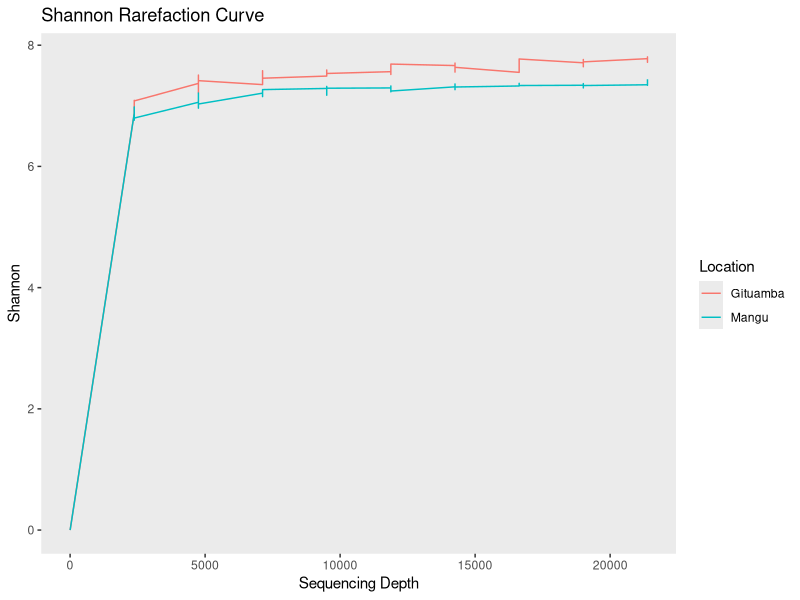
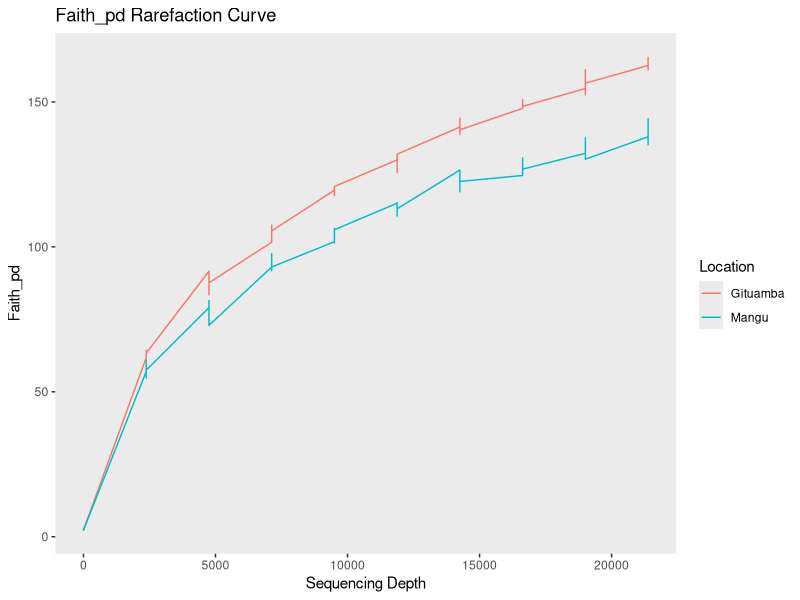
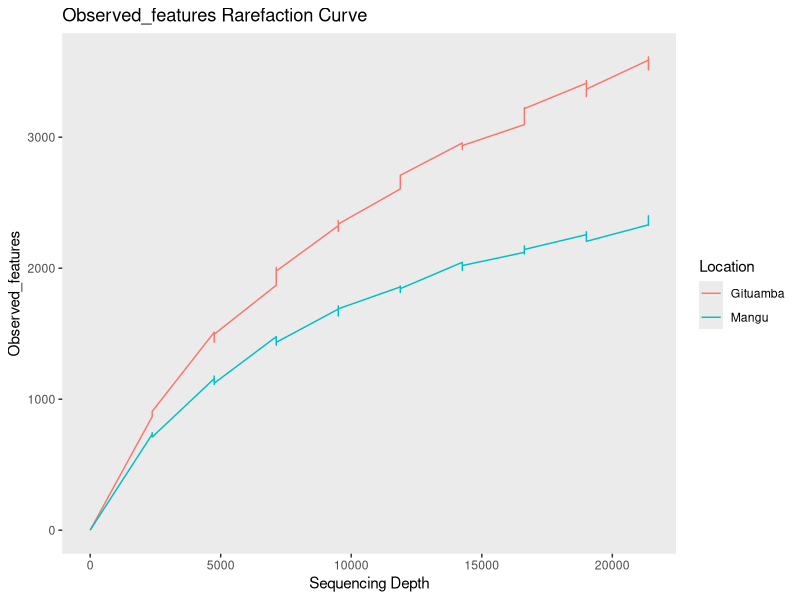
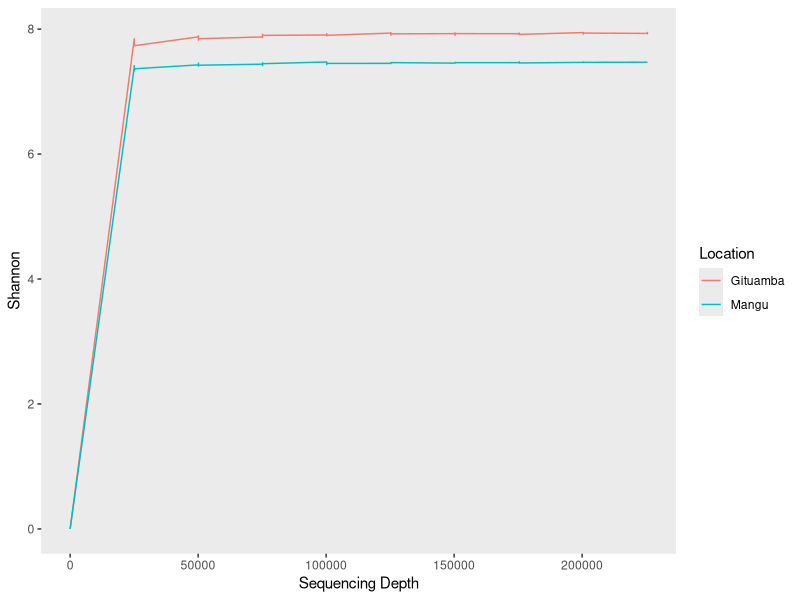
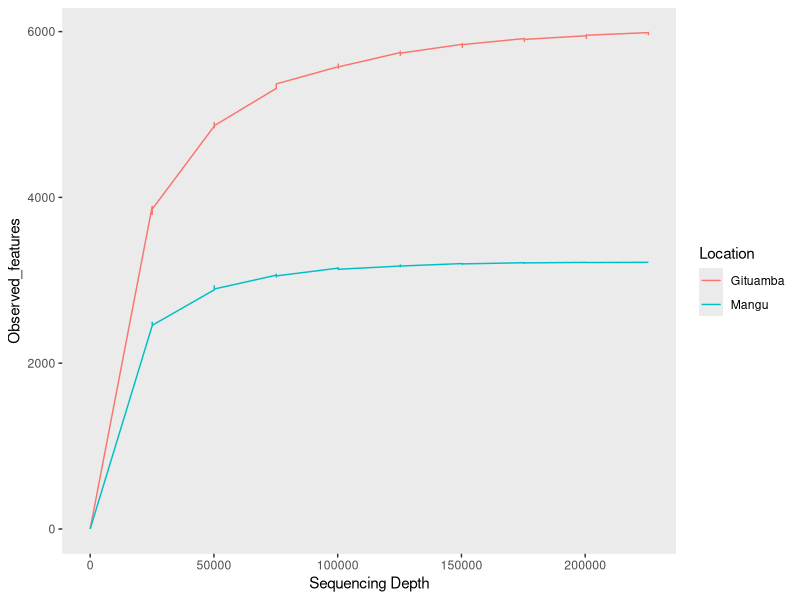
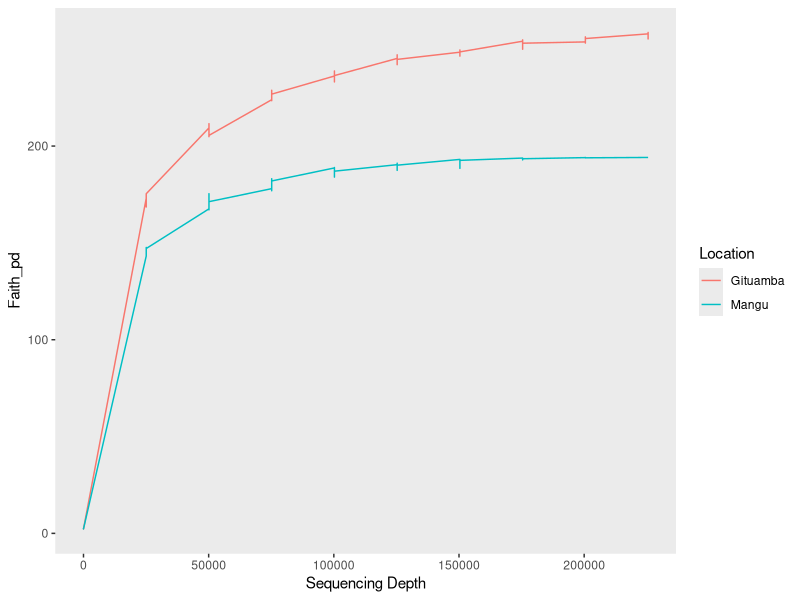

Source code (R) for these figures, in order: (Note: this script raises an error after producing the figures.)
#Plotting rarefaction curves from QIIME ouput for 16S rRNA data
install.packages("tidyverse")
install.packages("vegan")
install.packages("ggplot2")
install.packages("dplyr")
install.packages("tibble")
install.packages("writexl")
install.packages("ggsci")

library(tidyverse)
library(vegan)
library(ggplot2)
library(tibble)
library(ggsci)
library(writexl)

##Rarefaction depth at 21383
##Rarefaction curve using shannon metric
#Plotting shannon values against the sequencing depth 

#Shannon data
View(shannon)

# Create a data frame for Shannon 1 data
Shannon_data <- data.frame(
  Sequencing_depth = c(1, 1, 1, 1, 1, 1, 1, 1, 1, 1, 2376, 2376, 2376, 2376, 2376, 2376, 2376, 2376, 2376, 2376, 4752, 4752, 4752, 4752, 4752, 4752, 4752, 4752, 4752, 4752, 7128, 7128, 7128, 7128, 7128, 7128, 7128, 7128, 7128, 7128, 9504, 9504, 9504, 9504, 9504, 9504, 9504, 9504, 9504, 9504, 11879, 11879, 11879, 11879, 11879, 11879, 11879, 11879, 11879, 11879, 14255, 14255, 14255, 14255, 14255, 14255, 14255, 14255, 14255, 14255, 16631, 16631, 16631, 16631, 16631, 16631, 16631, 16631, 16631, 16631, 19007, 19007, 19007, 19007, 19007, 19007, 19007, 19007, 19007, 19007, 21383, 21383, 21383, 21383, 21383, 21383, 21383, 21383, 21383, 21383),
  Gituamba = c(0, 0, 0, 0, 0, 0, 0, 0, 0, 0, 6.875497782, 6.967424592, 6.93006093, 6.980978765, 7.090223525, 6.951119135, 7.057682869, 7.028523126, 6.982933625, 7.080759219, 7.36985498, 7.297421986, 7.32941735, 7.320308277, 7.307759505, 7.215548187, 7.397705155, 7.506980994, 7.315425145, 7.415064891, 7.349859662, 7.403094569, 7.433806258, 7.451026251, 7.516755838, 7.470583681, 7.578921407, 7.408404747, 7.476878963, 7.455535953, 7.490547021, 7.576192334, 7.590893122, 7.564623644, 7.565844849, 7.53866945, 7.513879674, 7.560541262, 7.58170968, 7.533636157, 7.563292109, 7.553066056, 7.586373101, 7.622051684, 7.516922215, 7.576446133, 7.636183718, 7.627860333, 7.647124447, 7.68854105, 7.664117076, 7.700794366, 7.556512194, 7.682739476, 7.644452999, 7.705069118, 7.696267756, 7.675907014, 7.690742853, 7.63510587, 7.551814263, 7.773355523, 7.692573798, 7.701301927, 7.685082713, 7.638886789, 7.674785298, 7.697669565, 7.690172762, 7.772454305, 7.709955984, 7.764068001, 7.69537746, 7.713150618, 7.684440916, 7.730380717, 7.741041156, 7.696440284, 7.644202687, 7.725069902, 7.777939595, 7.77966531, 7.792815786, 7.747687992, 7.807315107, 7.755306305, 7.727773936, 7.728328232, 7.717678152, 7.770864841),
  Mangu = c(0, 0, 0, 0, 0, 0, 0, 0, 0, 0, 6.876387686, 6.867735446, 6.91561101, 6.981140281, 6.826034043, 6.914331612, 6.873807795, 6.841520397, 6.762352984, 6.797890026, 7.058451239, 7.028254332, 7.08216259, 7.124346152, 7.08482942, 6.961281508, 7.033840024, 7.210372848, 7.091786749, 7.029629433, 7.209059584, 7.151699386, 7.214039644, 7.18607332, 7.193863041, 7.244197332, 7.158657321, 7.173925161, 7.234190146, 7.267414242, 7.286630697, 7.319886877, 7.307636048, 7.277351807, 7.195111576, 7.174547934, 7.27698551, 7.183193204, 7.243444493, 7.290238595, 7.294960954, 7.316211101, 7.258464364, 7.254612091, 7.284339928, 7.291189193, 7.327400727, 7.230788881, 7.256802904, 7.243727222, 7.313096524, 7.26631355, 7.349612723, 7.335302929, 7.304044189, 7.294507642, 7.272784105, 7.353544667, 7.360507553, 7.310301402, 7.327268936, 7.341493076, 7.337881107, 7.332891819, 7.339608612, 7.36529859, 7.327495931, 7.371208631, 7.352941326, 7.334880099, 7.339052519, 7.303861242, 7.361057403, 7.304397721, 7.366593852, 7.342733256, 7.34429668, 7.314025945, 7.295253921, 7.334621149, 7.347073535, 7.360437746, 7.351792798, 7.408107351, 7.355755324, 7.375867964, 7.33773866, 7.399100528, 7.405285641, 7.437432561)
)

view(Shannon_data)

# Reshape the shannon data using pivot_longer
Shannon_data_long <- pivot_longer(Shannon_data, cols = -Sequencing_depth, names_to = "Location", values_to = "Shannon")

view(Shannon_data_long)

# Plot the shannon rarefaction curve
ggplot(Shannon_data_long, aes(x = Sequencing_depth, y = Shannon, color = Location)) +
  geom_line() +
  labs(title = "Shannon Rarefaction Curve",
       x = "Sequencing Depth",
       y = "Shannon",
       color = "Location") +
  scale_fill_igv() +
  theme(panel.grid.major = element_blank(), panel.grid.minor = element_blank())

#Faith_pd
# Create a data frmae for faith_pd data
Faith_pd_data <- data.frame(
  Sequencing_depth = c(1, 1, 1, 1, 1, 1, 1, 1, 1, 1, 
                       2376, 2376, 2376, 2376, 2376, 2376, 2376, 2376, 2376, 2376, 
                       4752, 4752, 4752, 4752, 4752, 4752, 4752, 4752, 4752, 4752, 
                       7128, 7128, 7128, 7128, 7128, 7128, 7128, 7128, 7128, 7128, 
                       9504, 9504, 9504, 9504, 9504, 9504, 9504, 9504, 9504, 9504, 
                       11879, 11879, 11879, 11879, 11879, 11879, 11879, 11879, 11879, 11879, 
                       14255, 14255, 14255, 14255, 14255, 14255, 14255, 14255, 14255, 14255, 
                       16631, 16631, 16631, 16631, 16631, 16631, 16631, 16631, 16631, 16631, 
                       19007, 19007, 19007, 19007, 19007, 19007, 19007, 19007, 19007, 19007, 
                       21383, 21383, 21383, 21383, 21383, 21383, 21383, 21383, 21383, 21383),
  Gituamba = c(2.420895953, 2.406127845, 2.351888566, 2.464835662, 2.335172858, 2.335172858, 2.326348705, 2.453591364, 2.431646744, 2.335172858, 
               61.77560581, 62.59865872, 62.4279577, 62.37691002, 63.24891109, 63.40124141, 62.08485639, 64.28507534, 61.84361211, 63.32441676, 
               91.60400346, 84.8549355, 83.80897589, 84.73664322, 88.9891426, 85.25835633, 89.51446728, 90.77997742, 83.46313755, 87.60448272, 
               101.6269814, 105.0555881, 106.6259679, 104.2498146, 106.6029747, 106.6773438, 107.5125, 101.845837, 106.1520462, 105.5258524, 
               119.5462438, 119.8149805, 120.2731582, 119.9639161, 118.4416413, 119.0205627, 118.7477977, 119.7351965, 117.7268428, 120.8266539, 
               130.0217783, 129.5791688, 130.3007275, 125.5634981, 128.2831489, 128.1487579, 129.6166701, 131.841484, 131.1038593, 131.9887288, 
               141.3266278, 144.38162, 141.8318335, 138.7838555, 140.1688339, 138.941602, 144.3419056, 140.4471399, 139.5771002, 140.3961858, 
               147.7897859, 150.6049841, 150.7832574, 148.3470577, 149.4742553, 148.2180502, 147.7317586, 149.8431085, 149.7251659, 148.4713089, 
               154.6372269, 161.1389464, 153.3014221, 152.4894264, 155.2338365, 155.9708288, 157.5026736, 154.2876174, 156.1226074, 156.4763709, 
               162.5533484, 162.1023571, 162.4748036, 163.6435132, 162.3043904, 161.8429316, 161.1171486, 162.3613223, 161.4183894, 165.5484971),
  Mangu = c(2.33342216, 2.347250218, 2.642027185, 2.335172858, 2.319477181, 2.642027185, 2.332992711, 2.410745331, 2.319477181, 2.297195224, 
            56.99322758, 55.86498604, 57.71815802, 56.90028396, 54.76390481, 55.43270526, 60.99451153, 56.39425102, 56.68896588, 57.47432998, 
            79.04972501, 80.65420678, 81.52369405, 79.32586905, 79.72211575, 79.30729152, 76.39393526, 79.47011623, 77.71513073, 72.9126454, 
            93.04329505, 97.64999097, 94.19156336, 91.91905839, 92.72516745, 93.11677307, 92.63673062, 94.1464771, 91.80153907, 93.05582555, 
            101.7800172, 106.3523685, 104.6738749, 104.5586314, 101.3945996, 105.75302, 103.8805627, 103.8962468, 102.794084, 105.9284464, 
            115.0602977, 112.9506696, 114.3245049, 112.1088244, 111.5477398, 110.630516, 112.232163, 115.2582601, 114.413159, 113.1450876, 
            126.5056857, 120.2039667, 118.9780782, 121.629682, 124.2967715, 119.6005135, 121.2741745, 120.6299601, 124.3539603, 122.5714216, 
            124.6301222, 127.38849, 130.7196013, 128.9914085, 125.2527689, 127.5364529, 128.9533654, 128.7043921, 130.2452855, 126.8239424, 
            132.2822804, 132.5536085, 133.8932854, 137.5738794, 134.8948206, 130.9611627, 132.7038789, 134.4766765, 133.6196623, 130.2551739, 
            137.9857873, 141.5318455, 138.4694214, 144.1978943, 136.2464951, 136.4798436, 135.2527967, 138.914761, 137.0234205, 135.3166495)
)


# Reshape the dataframe using pivot_longer
Faith_pd_reshaped_data <- pivot_longer(Faith_pd_data, 
                              cols = c(Gituamba, Mangu), 
                              names_to = "Location", 
                              values_to = "Faith_pd")
view(Faith_pd_reshaped_data)

# Plot the faith_pd  rarefaction curve
ggplot(Faith_pd_reshaped_data, aes(x = Sequencing_depth, y = Faith_pd, color = Location)) +
  geom_line() +
  labs(title = "Faith_pd Rarefaction Curve",
       x = "Sequencing Depth",
       y = "Faith_pd",
       color = "Location") + scale_fill_igv() +
  theme(panel.grid.major = element_blank(), panel.grid.minor = element_blank())


#Observed_features data

# Define the data
Sequencing_depth <- c(1, 1, 1, 1, 1, 1, 1, 1, 1, 1, 2376, 2376, 2376, 2376, 2376, 2376, 2376, 2376, 2376, 2376, 4752, 4752, 4752, 4752, 4752, 4752, 4752, 4752, 4752, 4752, 7128, 7128, 7128, 7128, 7128, 7128, 7128, 7128, 7128, 7128, 9504, 9504, 9504, 9504, 9504, 9504, 9504, 9504, 9504, 9504, 11879, 11879, 11879, 11879, 11879, 11879, 11879, 11879, 11879, 11879, 14255, 14255, 14255, 14255, 14255, 14255, 14255, 14255, 14255, 14255, 16631, 16631, 16631, 16631, 16631, 16631, 16631, 16631, 16631, 16631, 19007, 19007, 19007, 19007, 19007, 19007, 19007, 19007, 19007, 19007, 21383, 21383, 21383, 21383, 21383, 21383, 21383, 21383, 21383, 21383)
Gituamba <- c(1, 1, 1, 1, 1, 1, 1, 1, 1, 1, 867, 874, 865, 868, 903, 878, 890, 903, 883, 907, 1511, 1448, 1485, 1458, 1488, 1436, 1496, 1513, 1437, 1496, 1870, 1894, 1946, 1922, 1961, 1932, 2005, 1941, 1935, 1978, 2324, 2355, 2330, 2335, 2322, 2313, 2280, 2363, 2306, 2337, 2605, 2631, 2644, 2605, 2607, 2615, 2651, 2660, 2662, 2709, 2956, 2953, 2905, 2906, 2924, 2936, 2949, 2948, 2927, 2936, 3096, 3226, 3205, 3205, 3169, 3123, 3135, 3112, 3176, 3218, 3412, 3433, 3356, 3310, 3351, 3372, 3393, 3384, 3338, 3367, 3588, 3566, 3601, 3613, 3576, 3574, 3514, 3568, 3531, 3593)
Mangu <- c(1, 1, 1, 1, 1, 1, 1, 1, 1, 1, 732, 734, 735, 744, 711, 737, 739, 724, 728, 711, 1157, 1160, 1151, 1175, 1137, 1113, 1127, 1177, 1130, 1122, 1477, 1448, 1445, 1426, 1413, 1474, 1416, 1432, 1460, 1434, 1688, 1712, 1688, 1663, 1636, 1682, 1701, 1668, 1669, 1690, 1857, 1854, 1855, 1861, 1849, 1839, 1864, 1854, 1815, 1844, 2045, 2015, 2006, 2016, 1983, 1996, 2019, 2029, 2022, 2020, 2121, 2144, 2126, 2170, 2110, 2129, 2156, 2156, 2162, 2143, 2256, 2229, 2252, 2248, 2278, 2234, 2276, 2249, 2234, 2205, 2331, 2345, 2340, 2400, 2326, 2348, 2341, 2345, 2332, 2359)

# Create a data frame
Observed_features_df <- data.frame(Sequencing_depth, Gituamba, Mangu)

view(Observed_features_df)

# Reshape the Observed_features data using pivot_longer
Observed_features_data_long <- pivot_longer(Observed_features_df, cols = -Sequencing_depth, names_to = "Location", values_to = "Observed_features")

View(Observed_features_data_long)

# Plot the Observed_features rarefaction curve
ggplot(Observed_features_data_long, aes(x = Sequencing_depth, y = Observed_features, color = Location)) +
  geom_line() +
  labs(title = "Observed_features Rarefaction Curve",
       x = "Sequencing Depth",
       y = "Observed_features",
       color = "Location") + scale_fill_igv() +
  theme(panel.grid.major = element_blank(), panel.grid.minor = element_blank())

##Rarefaction depth at 225541
#Create a dataframe for shannon 2 data

# Provided data
Sequencing_depth <- c(1, 1, 1, 1, 1, 1, 1, 1, 1, 1, 25061, 25061, 25061, 25061, 25061, 25061, 25061, 25061, 25061, 25061, 50121, 50121, 50121, 50121, 50121, 50121, 50121, 50121, 50121, 50121, 75181, 75181, 75181, 75181, 75181, 75181, 75181, 75181, 75181, 75181, 100241, 100241, 100241, 100241, 100241, 100241, 100241, 100241, 100241, 100241, 125301, 125301, 125301, 125301, 125301, 125301, 125301, 125301, 125301, 125301, 150361, 150361, 150361, 150361, 150361, 150361, 150361, 150361, 150361, 150361, 175421, 175421, 175421, 175421, 175421, 175421, 175421, 175421, 175421, 175421, 200481, 200481, 200481, 200481, 200481, 200481, 200481, 200481, 200481, 200481, 225541, 225541, 225541, 225541, 225541, 225541, 225541, 225541, 225541, 225541)
Gituamba <- c(0, 0, 0, 0, 0, 0, 0, 0, 0, 0, 7.844155785, 7.773161251, 7.771947813, 7.740380796, 7.743785635, 7.786453412, 7.793517088, 7.793232362, 7.780077974, 7.734331902, 7.87577721, 7.880728532, 7.874743418, 7.851896422, 7.824120854, 7.844236496, 7.87829773, 7.864041287, 7.892781061, 7.846150197, 7.874899597, 7.896824365, 7.874132655, 7.893115754, 7.886515323, 7.899626424, 7.901343396, 7.916755902, 7.864875433, 7.899432178, 7.906111221, 7.899705522, 7.903979072, 7.90454857, 7.910422962, 7.920186502, 7.927152375, 7.892106115, 7.923867961, 7.901098514, 7.936313572, 7.918447726, 7.934862846, 7.913622992, 7.924961621, 7.912115192, 7.942918171, 7.90244923, 7.906469475, 7.924623257, 7.927702207, 7.929939719, 7.910302585, 7.920866041, 7.926789102, 7.940144, 7.901946696, 7.932984017, 7.927859027, 7.927934784, 7.926672398, 7.934117295, 7.937244078, 7.92767138, 7.929455788, 7.921632482, 7.925037434, 7.932249211, 7.92553837, 7.915549804, 7.944732817, 7.926216436, 7.932483124, 7.946894599, 7.919272888, 7.933351639, 7.940444813, 7.940309216, 7.920417874, 7.93686672, 7.931201542, 7.935283199, 7.944863573, 7.943192815, 7.930230252, 7.925927226, 7.946102015, 7.935525903, 7.937232464, 7.931706547)
Mangu <- c(0, 0, 0, 0, 0, 0, 0, 0, 0, 0, 7.393494651, 7.392242504, 7.356802806, 7.386436373, 7.335207964, 7.38182297, 7.349751344, 7.391075398, 7.412430219, 7.36500828, 7.427835718, 7.441446018, 7.425896537, 7.429869024, 7.409155001, 7.434438731, 7.438615736, 7.446966603, 7.454770661, 7.422086805, 7.438774773, 7.427976594, 7.460609929, 7.415653336, 7.444911547, 7.442523922, 7.430445446, 7.452560434, 7.441757113, 7.44643448, 7.473836883, 7.445858223, 7.456446169, 7.45905879, 7.462412329, 7.456470546, 7.432966705, 7.44592352, 7.468948817, 7.451182878, 7.451918775, 7.459598855, 7.46011474, 7.44846322, 7.458774236, 7.462314866, 7.46006558, 7.456535701, 7.461489672, 7.463819928, 7.45553773, 7.454746413, 7.456871639, 7.468499673, 7.456254834, 7.46475017, 7.468329492, 7.464832029, 7.463263482, 7.463026354, 7.463441476, 7.45570886, 7.471817174, 7.46892687, 7.466735931, 7.465433225, 7.465922171, 7.465797624, 7.477340394, 7.458287368, 7.467486547, 7.46997711, 7.474101319, 7.472051517, 7.475347377, 7.470206035, 7.465777521, 7.469369527, 7.473895962, 7.468246236, 7.470390607, 7.470390607, 7.470390607, 7.470390607, 7.470390607, 7.470390607, 7.470390607, 7.470390607, 7.470390607, 7.470390607)

# Create dataframe
Shannon2_df <- data.frame(Sequencing_depth, Gituamba, Mangu)
View(Shannon2_df)

# Reshape the shannon 2 data using pivot_longer
Shannon2_data_long <- pivot_longer(Shannon2_df, cols = -Sequencing_depth, names_to = "Location", values_to = "Shannon")
View(Shannon2_data_long)

# Plot the shannon rarefaction curve
ggplot(Shannon2_data_long, aes(x = Sequencing_depth, y = Shannon, color = Location)) +
  geom_line() + labs(
       x = "Sequencing Depth",
       y = "Shannon",
       color = "Location") +
  scale_fill_igv() +
  theme(panel.grid.major = element_blank(), panel.grid.minor = element_blank())

#Observed features 2 data
# Provided data
Sequencing_depth <- c(1, 1, 1, 1, 1, 1, 1, 1, 1, 1, 25061, 25061, 25061, 25061, 25061, 25061, 25061, 25061, 25061, 25061, 50121, 50121, 50121, 50121, 50121, 50121, 50121, 50121, 50121, 50121, 75181, 75181, 75181, 75181, 75181, 75181, 75181, 75181, 75181, 75181, 100241, 100241, 100241, 100241, 100241, 100241, 100241, 100241, 100241, 100241, 125301, 125301, 125301, 125301, 125301, 125301, 125301, 125301, 125301, 125301, 150361, 150361, 150361, 150361, 150361, 150361, 150361, 150361, 150361, 150361, 175421, 175421, 175421, 175421, 175421, 175421, 175421, 175421, 175421, 175421, 200481, 200481, 200481, 200481, 200481, 200481, 200481, 200481, 200481, 200481, 225541, 225541, 225541, 225541, 225541, 225541, 225541, 225541, 225541, 225541)
Gituamba <- c(1, 1, 1, 1, 1, 1, 1, 1, 1, 1, 3891, 3795, 3824, 3817, 3842, 3795, 3837, 3874, 3812, 3858, 4860, 4886, 4858, 4902, 4849, 4862, 4877, 4839, 4849, 4865, 5315, 5354, 5317, 5345, 5339, 5354, 5351, 5335, 5309, 5369, 5577, 5598, 5608, 5605, 5584, 5576, 5585, 5596, 5557, 5574, 5747, 5729, 5720, 5713, 5740, 5725, 5763, 5749, 5737, 5740, 5847, 5814, 5846, 5812, 5809, 5838, 5811, 5856, 5828, 5843, 5916, 5882, 5903, 5900, 5918, 5910, 5898, 5915, 5909, 5906, 5950, 5945, 5943, 5957, 5918, 5957, 5957, 5963, 5949, 5956, 5988, 5972, 5964, 5988, 5988, 5981, 5982, 5975, 5990, 5978)
Mangu <- c(1, 1, 1, 1, 1, 1, 1, 1, 1, 1, 2452, 2479, 2472, 2491, 2448, 2494, 2480, 2461, 2480, 2457, 2885, 2894, 2897, 2933, 2898, 2921, 2909, 2896, 2921, 2895, 3062, 3056, 3060, 3063, 3073, 3073, 3072, 3042, 3054, 3053, 3147, 3141, 3130, 3151, 3141, 3139, 3134, 3147, 3133, 3133, 3172, 3172, 3164, 3168, 3171, 3177, 3185, 3173, 3178, 3172, 3202, 3195, 3196, 3200, 3203, 3195, 3194, 3196, 3192, 3198, 3212, 3204, 3207, 3207, 3207, 3212, 3212, 3207, 3206, 3210, 3216, 3217, 3216, 3216, 3215, 3217, 3215, 3215, 3216, 3214, 3217, 3217, 3217, 3217, 3217, 3217, 3217, 3217, 3217, 3217)


# Create dataframe
Observed_features2_df <- data.frame(Sequencing_depth, Gituamba, Mangu)

# Reshape the shannon 2 data using pivot_longer
Observed_features2_long <- pivot_longer(Observed_features2_df, cols = -Sequencing_depth, names_to = "Location", values_to = "Observed_features")

# Plot the Observed_features2 rarefaction curve
ggplot(Observed_features2_long, aes(x = Sequencing_depth, y = Observed_features, color = Location)) +
  geom_line() +
  labs(x = "Sequencing Depth",
       y = "Observed_features",
       color = "Location") + scale_fill_igv() +
  theme(panel.grid.major = element_blank(), panel.grid.minor = element_blank())


#Faith_pd 2 data
# Provided data
Sequencing_depth <- c(1, 1, 1, 1, 1, 1, 1, 1, 1, 1, 25061, 25061, 25061, 25061, 25061, 25061, 25061, 25061, 25061, 25061, 50121, 50121, 50121, 50121, 50121, 50121, 50121, 50121, 50121, 50121, 75181, 75181, 75181, 75181, 75181, 75181, 75181, 75181, 75181, 75181, 100241, 100241, 100241, 100241, 100241, 100241, 100241, 100241, 100241, 100241, 125301, 125301, 125301, 125301, 125301, 125301, 125301, 125301, 125301, 125301, 150361, 150361, 150361, 150361, 150361, 150361, 150361, 150361, 150361, 150361, 175421, 175421, 175421, 175421, 175421, 175421, 175421, 175421, 175421, 175421, 200481, 200481, 200481, 200481, 200481, 200481, 200481, 200481, 200481, 200481, 225541, 225541, 225541, 225541, 225541, 225541, 225541, 225541, 225541, 225541)
Gituamba <- c(2.335172858, 2.335172858, 2.310560704, 2.476186472, 2.339074238, 2.378231794, 2.487904149, 2.476253396, 2.465944716, 2.343360703, 173.0235823, 168.5411478, 170.8127986, 172.9525637, 173.6263337, 170.1875661, 170.6200609, 173.4965134, 170.7505466, 175.3879653, 209.3819708, 208.8952543, 209.0730289, 211.5650172, 207.884245, 206.2966331, 210.6802944, 207.1595907, 204.8498692, 205.5111027, 223.9469002, 227.0337058, 223.4264944, 226.3045149, 225.772056, 227.3529088, 228.8264644, 227.1014635, 224.6050609, 226.8221508, 236.1834524, 238.7924669, 238.1497907, 237.1163237, 235.1562033, 237.2163194, 236.1730056, 236.1811558, 233.1281556, 236.4048622, 245.2727848, 244.049621, 242.3824296, 243.1761127, 244.712196, 242.0385691, 247.1282191, 243.6180364, 242.7162594, 244.7683568, 248.4776555, 247.7349545, 249.3724168, 248.0447778, 247.105068, 248.64065, 246.4596142, 249.6413248, 248.672778, 248.6434401, 254.1462109, 249.9993113, 251.8259257, 253.590014, 254.8463426, 251.4373351, 252.0008441, 253.463223, 251.9953584, 253.1264235, 253.7889831, 253.5536346, 256.0246906, 256.0455131, 253.3489323, 255.8893506, 255.5450966, 256.3992718, 253.1798235, 255.536176, 257.9443958, 255.3260675, 256.8599002, 257.0904231, 258.6866343, 257.4843788, 258.3622734, 257.9906283, 258.1709814, 256.9201809)
Mangu <- c(2.348262337, 2.642027185, 2.335172858, 2.498896419, 2.393180391, 2.297329742, 2.584275362, 2.297329742, 2.319477181, 2.335172858, 143.2069433, 143.8052072, 145.9328958, 146.2963373, 144.2559965, 147.4016181, 146.5488618, 147.6489647, 145.2012583, 147.0959156, 167.5887509, 168.7262402, 168.4305575, 175.4045234, 168.0424422, 169.5814306, 170.538732, 167.0841064, 169.5530139, 171.293623, 178.0132259, 183.1359643, 182.345117, 182.648466, 182.8591297, 179.7264352, 178.9564837, 176.9207936, 177.7863091, 181.9891627, 188.7079712, 184.2042384, 187.6780505, 188.9350449, 187.107118, 188.5301923, 183.9762772, 188.3892283, 187.553007, 187.0395822, 190.3911172, 190.4901989, 189.5167046, 190.6243927, 190.3244162, 190.8301247, 187.4659997, 190.5396442, 191.162751, 190.1358009, 193.1164011, 192.2509802, 192.5801519, 192.7499975, 193.1084411, 192.201714, 192.2655154, 192.3504858, 188.4878277, 192.6244695, 193.8045946, 192.8586138, 193.3444204, 193.2390055, 193.1602657, 193.7222974, 193.6908009, 193.4228897, 193.0281597, 193.4642626, 194.0424772, 194.1255941, 194.0976292, 194.0177646, 193.955831, 194.1255941, 193.8856764, 193.9892886, 194.0392362, 193.9449244, 194.1255941, 194.1255941, 194.1255941, 194.1255941, 194.1255941, 194.1255941, 194.1255941, 194.1255941, 194.1255941, 194.1255941)

# Create dataframe
Faith_pd2_df<- data.frame(Sequencing_depth, Gituamba, Mangu)

# Reshape the Faith_pd 2 data using pivot_longer
Faith_pd2_long <- pivot_longer(Faith_pd2_df, cols = -Sequencing_depth, names_to = "Location", values_to = "Faith_pd")

# Plot the Faith_pd 2 rarefaction curve
ggplot(Faith_pd2_long, aes(x = Sequencing_depth, y = Faith_pd, color = Location)) +
  geom_line() +
  labs(x = "Sequencing Depth",
       y = "Faith_pd",
       color = "Location") + scale_fill_igv() +
  theme(panel.grid.major = element_blank(), panel.grid.minor = element_blank())

##Calculate spearman Rank correlation between soil parameters and Alpha diversity metrices
##Spearman rank analysis was unsuccessful because of incompatible dimensions error
view(Gituamba_Soil_data)
View(Mangu_Soil_data)

View(Observed_features2_df)

Observed_feature2G <- subset(Observed_features2_df, select = -1)
Observed_feature3G <- subset(Observed_feature2G, select = -2)

# Ensure the observed features are a vector
observed_features_vector_G <- as.vector(Observed_feature3G$Gituamba)

# Initialize a vector to store the correlation results
correlation_results_G <- numeric(ncol(Gituamba_Soil_data))

# Loop through each soil parameter column and compute the Spearman correlation
for (i in 1:ncol(Gituamba_Soil_data)) {
  correlation_results_G[i] <- cor(observed_features_vector_G, Gituamba_Soil_data[[i]], method = "spearman")
}

##Significance test of alpha diversity metrices
#Observed_features

Ob_Gituamba <- c(1, 1, 1, 1, 1, 1, 1, 1, 1, 1, 3891, 3795, 3824, 3817, 3842, 3795, 3837, 3874, 3812, 3858, 4860, 4886, 4858, 4902, 4849, 4862, 4877, 4839, 4849, 4865, 5315, 5354, 5317, 5345, 5339, 5354, 5351, 5335, 5309, 5369, 5577, 5598, 5608, 5605, 5584, 5576, 5585, 5596, 5557, 5574, 5747, 5729, 5720, 5713, 5740, 5725, 5763, 5749, 5737, 5740, 5847, 5814, 5846, 5812, 5809, 5838, 5811, 5856, 5828, 5843, 5916, 5882, 5903, 5900, 5918, 5910, 5898, 5915, 5909, 5906, 5950, 5945, 5943, 5957, 5918, 5957, 5957, 5963, 5949, 5956, 5988, 5972, 5964, 5988, 5988, 5981, 5982, 5975, 5990, 5978)
Ob_Mangu <- c(1, 1, 1, 1, 1, 1, 1, 1, 1, 1, 2452, 2479, 2472, 2491, 2448, 2494, 2480, 2461, 2480, 2457, 2885, 2894, 2897, 2933, 2898, 2921, 2909, 2896, 2921, 2895, 3062, 3056, 3060, 3063, 3073, 3073, 3072, 3042, 3054, 3053, 3147, 3141, 3130, 3151, 3141, 3139, 3134, 3147, 3133, 3133, 3172, 3172, 3164, 3168, 3171, 3177, 3185, 3173, 3178, 3172, 3202, 3195, 3196, 3200, 3203, 3195, 3194, 3196, 3192, 3198, 3212, 3204, 3207, 3207, 3207, 3212, 3212, 3207, 3206, 3210, 3216, 3217, 3216, 3216, 3215, 3217, 3215, 3215, 3216, 3214, 3217, 3217, 3217, 3217, 3217, 3217, 3217, 3217, 3217, 3217)

#Perform a two sample two-sided t-test

t.test(Ob_Gituamba, Ob_Mangu, alternative = "two.sided", var.equal = FALSE)

#Shannon 

Sh_Gituamba <- c(0, 0, 0, 0, 0, 0, 0, 0, 0, 0, 7.844155785, 7.773161251, 7.771947813, 7.740380796, 7.743785635, 7.786453412, 7.793517088, 7.793232362, 7.780077974, 7.734331902, 7.87577721, 7.880728532, 7.874743418, 7.851896422, 7.824120854, 7.844236496, 7.87829773, 7.864041287, 7.892781061, 7.846150197, 7.874899597, 7.896824365, 7.874132655, 7.893115754, 7.886515323, 7.899626424, 7.901343396, 7.916755902, 7.864875433, 7.899432178, 7.906111221, 7.899705522, 7.903979072, 7.90454857, 7.910422962, 7.920186502, 7.927152375, 7.892106115, 7.923867961, 7.901098514, 7.936313572, 7.918447726, 7.934862846, 7.913622992, 7.924961621, 7.912115192, 7.942918171, 7.90244923, 7.906469475, 7.924623257, 7.927702207, 7.929939719, 7.910302585, 7.920866041, 7.926789102, 7.940144, 7.901946696, 7.932984017, 7.927859027, 7.927934784, 7.926672398, 7.934117295, 7.937244078, 7.92767138, 7.929455788, 7.921632482, 7.925037434, 7.932249211, 7.92553837, 7.915549804, 7.944732817, 7.926216436, 7.932483124, 7.946894599, 7.919272888, 7.933351639, 7.940444813, 7.940309216, 7.920417874, 7.93686672, 7.931201542, 7.935283199, 7.944863573, 7.943192815, 7.930230252, 7.925927226, 7.946102015, 7.935525903, 7.937232464, 7.931706547)
Sh_Mangu <- c(0, 0, 0, 0, 0, 0, 0, 0, 0, 0, 7.393494651, 7.392242504, 7.356802806, 7.386436373, 7.335207964, 7.38182297, 7.349751344, 7.391075398, 7.412430219, 7.36500828, 7.427835718, 7.441446018, 7.425896537, 7.429869024, 7.409155001, 7.434438731, 7.438615736, 7.446966603, 7.454770661, 7.422086805, 7.438774773, 7.427976594, 7.460609929, 7.415653336, 7.444911547, 7.442523922, 7.430445446, 7.452560434, 7.441757113, 7.44643448, 7.473836883, 7.445858223, 7.456446169, 7.45905879, 7.462412329, 7.456470546, 7.432966705, 7.44592352, 7.468948817, 7.451182878, 7.451918775, 7.459598855, 7.46011474, 7.44846322, 7.458774236, 7.462314866, 7.46006558, 7.456535701, 7.461489672, 7.463819928, 7.45553773, 7.454746413, 7.456871639, 7.468499673, 7.456254834, 7.46475017, 7.468329492, 7.464832029, 7.463263482, 7.463026354, 7.463441476, 7.45570886, 7.471817174, 7.46892687, 7.466735931, 7.465433225, 7.465922171, 7.465797624, 7.477340394, 7.458287368, 7.467486547, 7.46997711, 7.474101319, 7.472051517, 7.475347377, 7.470206035, 7.465777521, 7.469369527, 7.473895962, 7.468246236, 7.470390607, 7.470390607, 7.470390607, 7.470390607, 7.470390607, 7.470390607, 7.470390607, 7.470390607, 7.470390607, 7.470390607)

#Perform a two sample two-sided t-test

t.test(Sh_Gituamba, Sh_Mangu, alternative = "two.sided", var.equal = FALSE)

##Faith_pd

Pd_Gituamba <- c(2.335172858, 2.335172858, 2.310560704, 2.476186472, 2.339074238, 2.378231794, 2.487904149, 2.476253396, 2.465944716, 2.343360703, 173.0235823, 168.5411478, 170.8127986, 172.9525637, 173.6263337, 170.1875661, 170.6200609, 173.4965134, 170.7505466, 175.3879653, 209.3819708, 208.8952543, 209.0730289, 211.5650172, 207.884245, 206.2966331, 210.6802944, 207.1595907, 204.8498692, 205.5111027, 223.9469002, 227.0337058, 223.4264944, 226.3045149, 225.772056, 227.3529088, 228.8264644, 227.1014635, 224.6050609, 226.8221508, 236.1834524, 238.7924669, 238.1497907, 237.1163237, 235.1562033, 237.2163194, 236.1730056, 236.1811558, 233.1281556, 236.4048622, 245.2727848, 244.049621, 242.3824296, 243.1761127, 244.712196, 242.0385691, 247.1282191, 243.6180364, 242.7162594, 244.7683568, 248.4776555, 247.7349545, 249.3724168, 248.0447778, 247.105068, 248.64065, 246.4596142, 249.6413248, 248.672778, 248.6434401, 254.1462109, 249.9993113, 251.8259257, 253.590014, 254.8463426, 251.4373351, 252.0008441, 253.463223, 251.9953584, 253.1264235, 253.7889831, 253.5536346, 256.0246906, 256.0455131, 253.3489323, 255.8893506, 255.5450966, 256.3992718, 253.1798235, 255.536176, 257.9443958, 255.3260675, 256.8599002, 257.0904231, 258.6866343, 257.4843788, 258.3622734, 257.9906283, 258.1709814, 256.9201809)
Pd_Mangu <- c(2.348262337, 2.642027185, 2.335172858, 2.498896419, 2.393180391, 2.297329742, 2.584275362, 2.297329742, 2.319477181, 2.335172858, 143.2069433, 143.8052072, 145.9328958, 146.2963373, 144.2559965, 147.4016181, 146.5488618, 147.6489647, 145.2012583, 147.0959156, 167.5887509, 168.7262402, 168.4305575, 175.4045234, 168.0424422, 169.5814306, 170.538732, 167.0841064, 169.5530139, 171.293623, 178.0132259, 183.1359643, 182.345117, 182.648466, 182.8591297, 179.7264352, 178.9564837, 176.9207936, 177.7863091, 181.9891627, 188.7079712, 184.2042384, 187.6780505, 188.9350449, 187.107118, 188.5301923, 183.9762772, 188.3892283, 187.553007, 187.0395822, 190.3911172, 190.4901989, 189.5167046, 190.6243927, 190.3244162, 190.8301247, 187.4659997, 190.5396442, 191.162751, 190.1358009, 193.1164011, 192.2509802, 192.5801519, 192.7499975, 193.1084411, 192.201714, 192.2655154, 192.3504858, 188.4878277, 192.6244695, 193.8045946, 192.8586138, 193.3444204, 193.2390055, 193.1602657, 193.7222974, 193.6908009, 193.4228897, 193.0281597, 193.4642626, 194.0424772, 194.1255941, 194.0976292, 194.0177646, 193.955831, 194.1255941, 193.8856764, 193.9892886, 194.0392362, 193.9449244, 194.1255941, 194.1255941, 194.1255941, 194.1255941, 194.1255941, 194.1255941, 194.1255941, 194.1255941, 194.1255941, 194.1255941)

#Perform a two sample two-sided t-test

t.test(Pd_Gituamba, Pd_Mangu, alternative = "two.sided", var.equal = FALSE)
